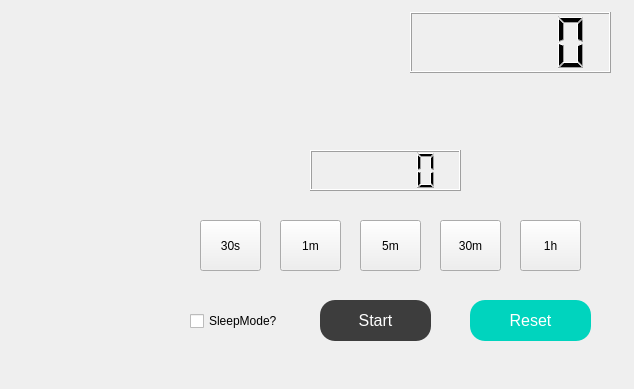
<?xml version="1.0" encoding="UTF-8"?>
<ui version="4.0">
 <class>MainWindow</class>
 <widget class="QMainWindow" name="MainWindow">
  <property name="geometry">
   <rect>
    <x>0</x>
    <y>0</y>
    <width>634</width>
    <height>389</height>
   </rect>
  </property>
  <property name="sizePolicy">
   <sizepolicy hsizetype="Preferred" vsizetype="Preferred">
    <horstretch>0</horstretch>
    <verstretch>0</verstretch>
   </sizepolicy>
  </property>
  <property name="windowTitle">
   <string>MainWindow</string>
  </property>
  <property name="windowIcon">
   <iconset resource="resources.qrc">
    <normaloff>:/images/src/icon.png</normaloff>:/images/src/icon.png</iconset>
  </property>
  <property name="locale">
   <locale language="English" country="UnitedStates"/>
  </property>
  <widget class="QWidget" name="centralwidget">
   <widget class="QWidget" name="timeOptionsWidget" native="true">
    <property name="geometry">
     <rect>
      <x>20</x>
      <y>100</y>
      <width>131</width>
      <height>251</height>
     </rect>
    </property>
   </widget>
   <widget class="QWidget" name="intervalOptionsWidget" native="true">
    <property name="geometry">
     <rect>
      <x>190</x>
      <y>210</y>
      <width>411</width>
      <height>71</height>
     </rect>
    </property>
    <widget class="QPushButton" name="s30Button">
     <property name="geometry">
      <rect>
       <x>10</x>
       <y>10</y>
       <width>61</width>
       <height>51</height>
      </rect>
     </property>
     <property name="text">
      <string>30s</string>
     </property>
    </widget>
    <widget class="QPushButton" name="m1Button">
     <property name="geometry">
      <rect>
       <x>90</x>
       <y>10</y>
       <width>61</width>
       <height>51</height>
      </rect>
     </property>
     <property name="text">
      <string>1m</string>
     </property>
    </widget>
    <widget class="QPushButton" name="m5Button">
     <property name="geometry">
      <rect>
       <x>170</x>
       <y>10</y>
       <width>61</width>
       <height>51</height>
      </rect>
     </property>
     <property name="text">
      <string>5m</string>
     </property>
    </widget>
    <widget class="QPushButton" name="m30Button">
     <property name="geometry">
      <rect>
       <x>250</x>
       <y>10</y>
       <width>61</width>
       <height>51</height>
      </rect>
     </property>
     <property name="text">
      <string>30m</string>
     </property>
    </widget>
    <widget class="QPushButton" name="h1Button">
     <property name="geometry">
      <rect>
       <x>330</x>
       <y>10</y>
       <width>61</width>
       <height>51</height>
      </rect>
     </property>
     <property name="text">
      <string>1h</string>
     </property>
    </widget>
   </widget>
   <widget class="QPushButton" name="startButton">
    <property name="geometry">
     <rect>
      <x>320</x>
      <y>300</y>
      <width>111</width>
      <height>41</height>
     </rect>
    </property>
    <property name="styleSheet">
     <string notr="true">QPushButton {
    background-color: #3d3d3d;
    color: white; 
    border: none;
    padding: 10px 20px;
    border-radius: 15px;
    font-size: 16px;
}

QPushButton:hover {
    background-color: #2980b9;
}

QPushButton:pressed {
    background-color: #1c5980; 
}</string>
    </property>
    <property name="text">
     <string>Start</string>
    </property>
   </widget>
   <widget class="QPushButton" name="clearButton">
    <property name="geometry">
     <rect>
      <x>470</x>
      <y>300</y>
      <width>121</width>
      <height>41</height>
     </rect>
    </property>
    <property name="styleSheet">
     <string notr="true">QPushButton {
    background-color: rgb(0, 212, 190);
    color: white; 
    border: none;
    padding: 10px 20px;
    border-radius: 15px;
    font-size: 16px;
}

QPushButton:hover {
    background-color: #2980b9;
}

QPushButton:pressed {
    background-color: #1c5980; 
}</string>
    </property>
    <property name="text">
     <string>Reset</string>
    </property>
   </widget>
   <widget class="QCheckBox" name="sleepModeCheckBox">
    <property name="geometry">
     <rect>
      <x>190</x>
      <y>310</y>
      <width>91</width>
      <height>22</height>
     </rect>
    </property>
    <property name="text">
     <string>SleepMode?</string>
    </property>
   </widget>
   <widget class="QLCDNumber" name="labelCurrentTime">
    <property name="geometry">
     <rect>
      <x>410</x>
      <y>12</y>
      <width>201</width>
      <height>61</height>
     </rect>
    </property>
   </widget>
   <widget class="QLCDNumber" name="labelTimerValue">
    <property name="geometry">
     <rect>
      <x>310</x>
      <y>150</y>
      <width>151</width>
      <height>41</height>
     </rect>
    </property>
   </widget>
   <widget class="QLabel" name="header">
    <property name="geometry">
     <rect>
      <x>0</x>
      <y>10</y>
      <width>651</width>
      <height>81</height>
     </rect>
    </property>
    <property name="text">
     <string/>
    </property>
    <property name="pixmap">
     <pixmap resource="resources.qrc">:/images/src/header.png</pixmap>
    </property>
   </widget>
   <widget class="QLabel" name="label">
    <property name="geometry">
     <rect>
      <x>160</x>
      <y>96</y>
      <width>21</width>
      <height>271</height>
     </rect>
    </property>
    <property name="text">
     <string/>
    </property>
    <property name="pixmap">
     <pixmap resource="resources.qrc">:/images/src/line.png</pixmap>
    </property>
   </widget>
   <zorder>timeOptionsWidget</zorder>
   <zorder>intervalOptionsWidget</zorder>
   <zorder>startButton</zorder>
   <zorder>clearButton</zorder>
   <zorder>sleepModeCheckBox</zorder>
   <zorder>labelTimerValue</zorder>
   <zorder>header</zorder>
   <zorder>labelCurrentTime</zorder>
   <zorder>label</zorder>
  </widget>
  <widget class="QMenuBar" name="menubar">
   <property name="geometry">
    <rect>
     <x>0</x>
     <y>0</y>
     <width>634</width>
     <height>21</height>
    </rect>
   </property>
  </widget>
 </widget>
 <resources>
  <include location="resources.qrc"/>
 </resources>
 <connections/>
</ui>
